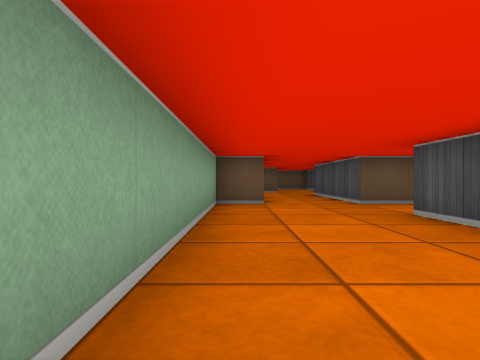
View 1 (above)

17 first-person views from a walk through a cub3D level. The camera is about half as high as the walls, looks level and sees 75° across. The floor is counted in squares. Each view is taken from the middle of a square. On the plan, view 1 faces up. The plan holds only what a view shows up to about 9 squares ahead; the rest is blank.

View 2
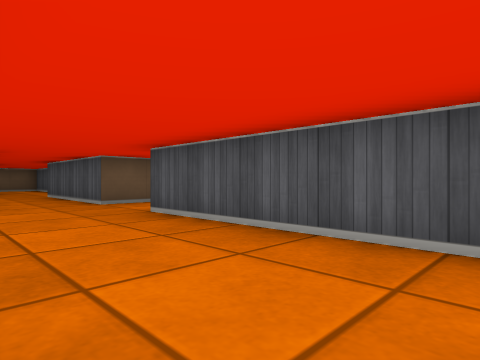

View 3
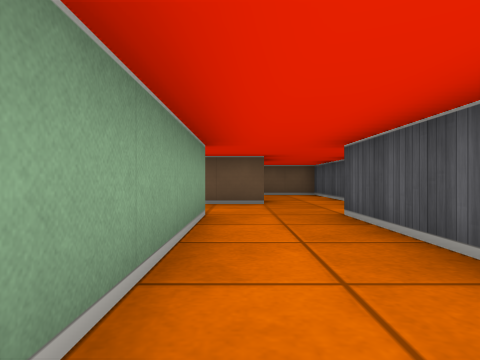

View 4
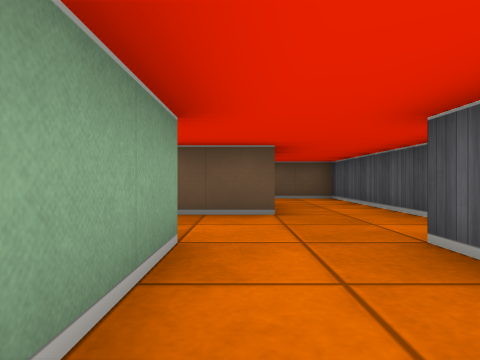

View 5
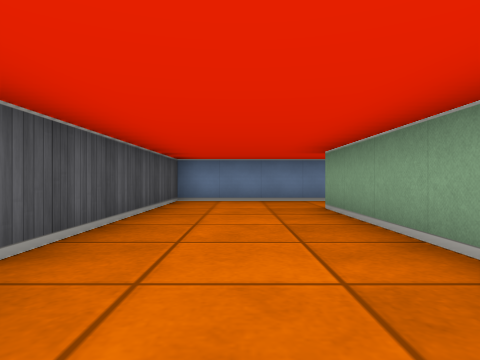

View 6
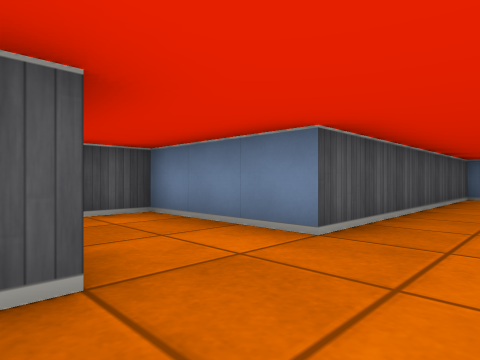

View 7
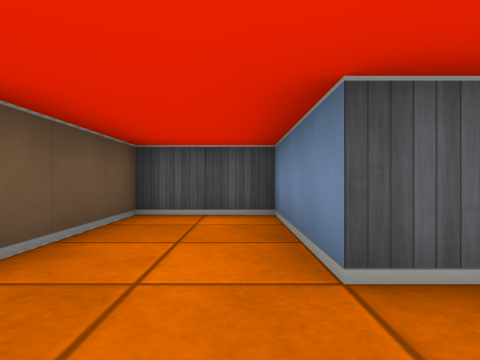

View 8
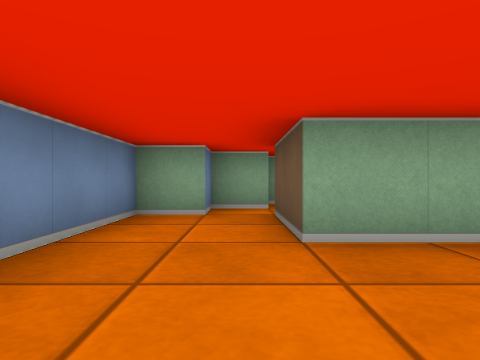

View 9
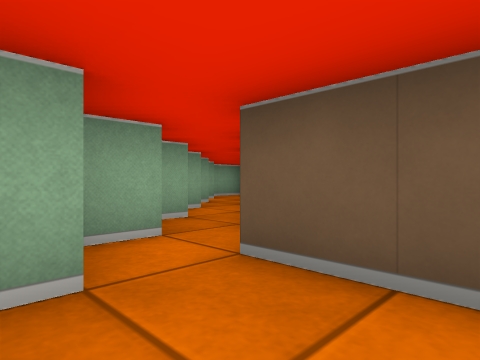

View 10
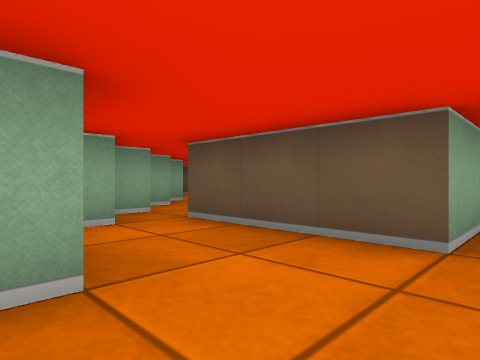

View 11
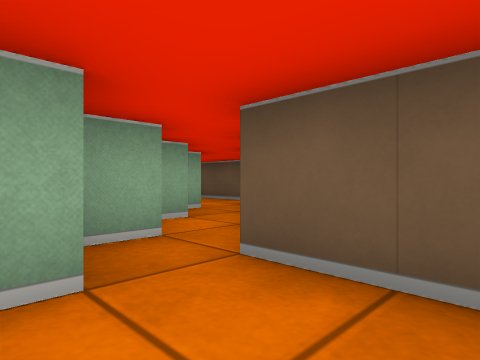

View 12
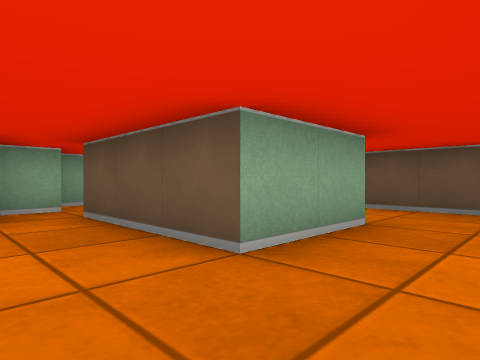

View 13
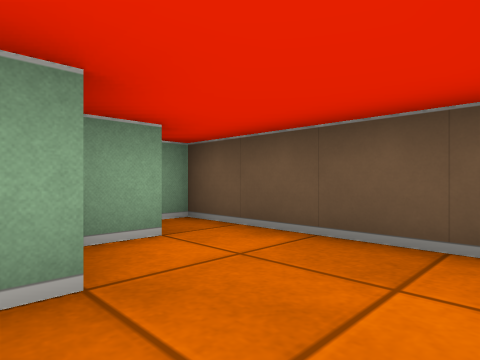

View 14
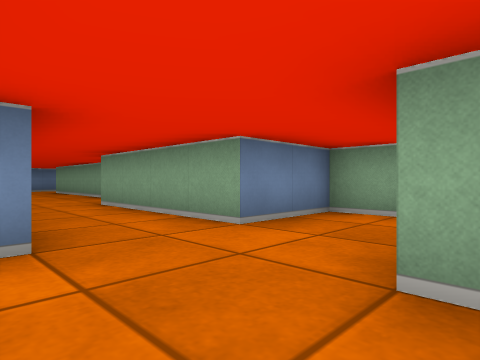

View 15
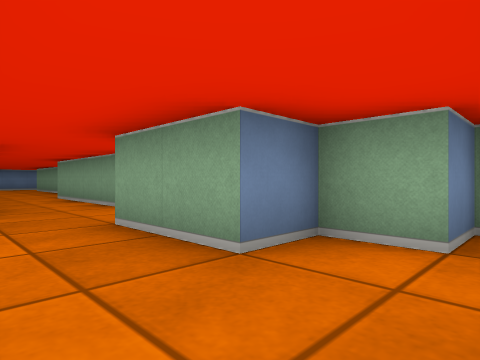

View 16
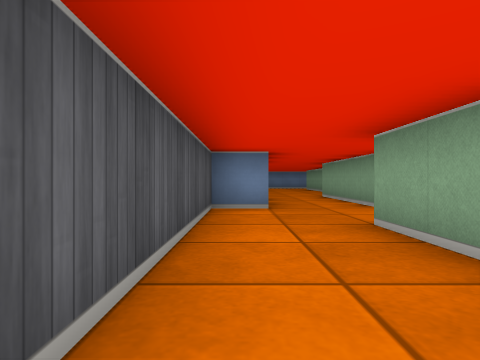

View 17
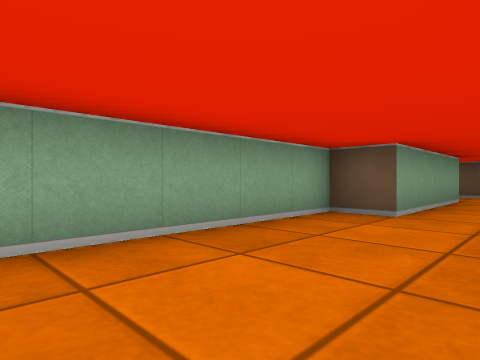

### Floor plan
Points are (right, up) in squares from view 1. A wall is a line through its corners. A room is listed if a view was taken in it or the views show most of it. See-through windows are left out.
Room 1 (views 1, 2, 3, 4, 5, 6, 7, 8, 9, 10, 11, 12, 13, 14, 15, 16, 17)
walls: (-1.5, 11.6) (-1.5, 10.5) (0.5, 10.5) (0.5, 6.5) (-0.5, 6.5) (-0.5, -0.5) (-2.5, -0.5); (-2.5, -1.5) (-2.5, -2.5) (2.5, -2.5) (2.5, 4.5) (5.5, 4.5) (5.5, 6.5) (2.5, 6.5) (2.5, 10.5) (3.5, 10.5) (3.5, 16.5) (-0.5, 16.5) (-0.5, 15.5) (0.5, 15.5) (0.5, 14.5) (1.5, 14.5) (1.5, 12.5) (-1.5, 12.5)
ways out: opening at (-3, -1); opening at (-2, 12)

Where each view was taken, in squares from view 1:
view 1: 0 up, 0 right, facing up
view 2: 0 up, 0 right, facing up-right
view 3: 6 up, 1 right, facing up
view 4: 8 up, 1 right, facing up
view 5: 5 up, 1 right, facing down
view 6: 7 up, 1 right, facing down-right
view 7: 5 up, 1 right, facing right
view 8: 1 down, 2 right, facing left
view 9: 2 down, 1 left, facing up-left
view 10: 10 up, 2 right, facing up-left
view 11: 11 up, 0 right, facing up-left
view 12: 11 up, 3 right, facing up-left
view 13: 14 up, 3 right, facing up-left
view 14: 13 up, 3 right, facing down-left
view 15: 16 up, 3 right, facing down-left
view 16: 16 up, 3 right, facing down
view 17: 2 up, 2 right, facing up-left
